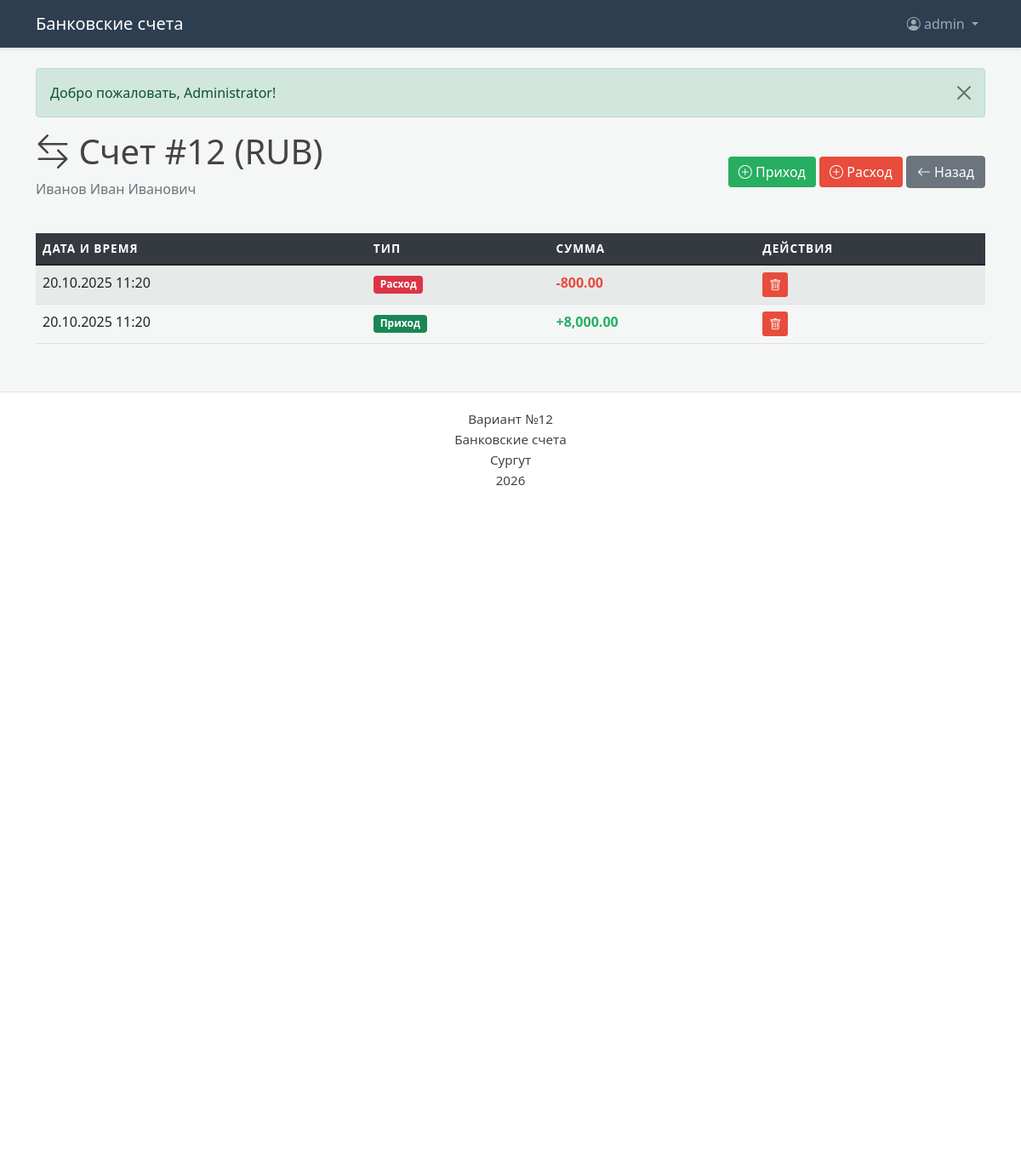
Page /operations.php?wallet_id=12 (signed in) on the committed database.
### tables this page shows
CREATE TABLE `wallet` (
  `id` int(11) NOT NULL,
  `id_client` int(11) NOT NULL,
  `wallet_currency` varchar(10) NOT NULL
);

### operations.php (the view, shortened to what this page needs)
<?php
require_once 'dbconnect.php';
$wallet_id = $_GET['wallet_id'] ?? 0;
$wallet = $pdo->prepare("
    SELECT w.*, c.full_name as client_name
    FROM wallet w
    JOIN сlients c ON w.id_client = c.id
    WHERE w.id = ?
");
$wallet->execute([$wallet_id]);
$wallet = $wallet->fetch();
$operations = $pdo->prepare("
    (SELECT 'prixod' as type, id, total, date_and_time FROM prixod_operation WHERE id_wallet = ?)
    UNION ALL
    (SELECT 'rashod' as type, id, total, date_and_time FROM rashod_operation WHERE id_wallet = ?)
    ORDER BY date_and_time DESC
");
$operations->execute([$wallet_id, $wallet_id]);
$operations = $operations->fetchAll();
include 'header.php';
?>
<div class="d-flex justify-content-between align-items-center mb-4">
    <div>
        <h1>
            <i class="bi bi-arrow-left-right"></i>
            Счет #<?= $wallet['id'] ?> (<?= $wallet['wallet_currency'] ?>)
        </h1>
        <p class="text-muted"><?= htmlspecialchars($wallet['client_name']) ?></p>
    </div>
    <div>
        <a href="operation_add.php?wallet_id=<?= $wallet_id ?>&type=prixod" class="btn btn-add">
            <i class="bi bi-plus-circle"></i> Приход
        </a>
        <a href="operation_add.php?wallet_id=<?= $wallet_id ?>&type=rashod" class="btn btn-delete">
            <i class="bi bi-plus-circle"></i> Расход
        </a>
        <a href="wallets.php?client_id=<?= $wallet['id_client'] ?>" class="btn btn-secondary">
            <i class="bi bi-arrow-left"></i> Назад
        </a>
    </div>
</div>
<div class="table-responsive">
    <table class="table table-striped table-hover">
        <thead>
            <tr>
                <th>Дата и время</th>
                <th>Тип</th>
                <th>Сумма</th>
                <th>Действия</th>
            </tr>
        </thead>
        <tbody>
            <?php foreach ($operations as $op): ?>
            <tr>
                <td><?= date('d.m.Y H:i', strtotime($op['date_and_time'])) ?></td>
                <td>
                    <?php if ($op['type'] == 'prixod'): ?>
                        <span class="badge bg-success">Приход</span>
                    <?php else: ?>
                        <span class="badge bg-danger">Расход</span>
                    <?php endif; ?>
                </td>
                <td class="<?= $op['type'] == 'prixod' ? 'amount-pos' : 'amount-neg' ?>">
                    <?= $op['type'] == 'prixod' ? '+' : '-' ?><?= number_format($op['total'], 2) ?>
                </td>
                <td>
                    <a href="delete_operation.php?type=<?= $op['type'] ?>&id=<?= $op['id'] ?>&wallet_id=<?= $wallet_id ?>"
                       class="btn btn-sm btn-delete"
                       onclick="return confirm('Удалить операцию?')">
                        <i class="bi bi-trash"></i>
                    </a>
                </td>
            </tr>
            <?php endforeach; ?>
        </tbody>
    </table>
</div>
<?php include 'footer.php'; ?>

### style.css (style rules this page uses)
body { background-color: #f4f7f6; color: #444; font-family: 'Segoe UI', Roboto, Helvetica, Arial, sans-serif; }
.table thead th { background-color: #343a40; color: white; border: none; text-transform: uppercase; font-size: 0.85rem; letter-spacing: 1px; }
.amount-pos { color: #27ae60 !important; font-weight: bold; }
.amount-neg { color: #e74c3c !important; font-weight: bold; }
.btn-delete { background-color: #e74c3c !important; color: white !important; border: none !important; }
.btn-add { background-color: #27ae60 !important; color: white !important; border: none !important; }

### rows in the picture
wallet: id "12", wallet_currency "RUB", id_client.full_name "Иванов Иван Иванович"

### other values in the picture
$_SESSION['username'] "admin"
$_SESSION['message'] "Добро пожаловать, Administrator!"
date('d.m.Y H:i', strtotime($op['date_and_time'])) "20.10.2025 11:20"
$op['total'] "800.00"
$op['total'] "8,000.00"
